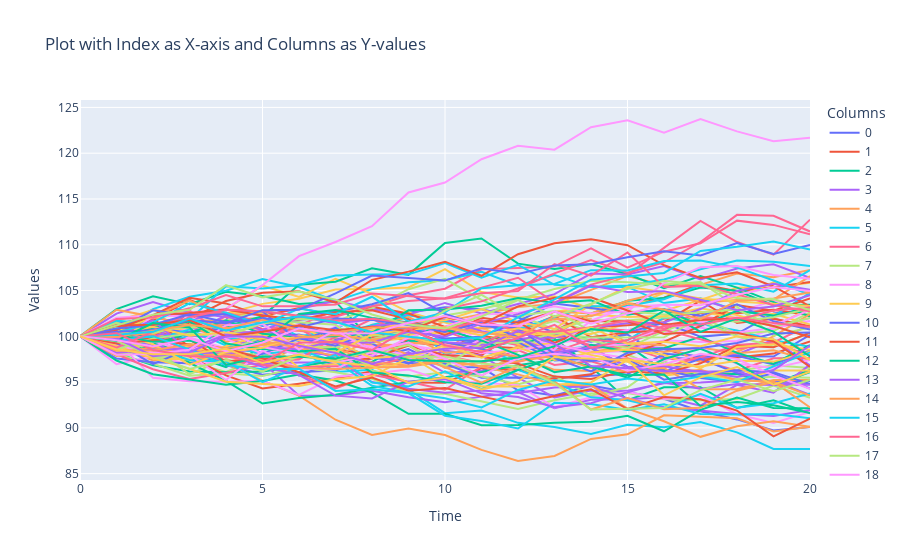

This figure's notebook cell:
### Code cell
stock_prices = pd.DataFrame(stock_prices)
stock_prices =stock_prices.T
fig = go.Figure()
# Add traces for each column
for column in stock_prices.columns:
    fig.add_trace(go.Scatter(x=stock_prices.index, y=stock_prices[column], mode='lines', name=column))

# Update layout
fig.update_layout(
    title='Plot with Index as X-axis and Columns as Y-values',
    xaxis_title='Time',
    yaxis_title='Values',
    template='plotly',
    legend=dict(title='Columns'),
)

# Show the plot
fig.show()
